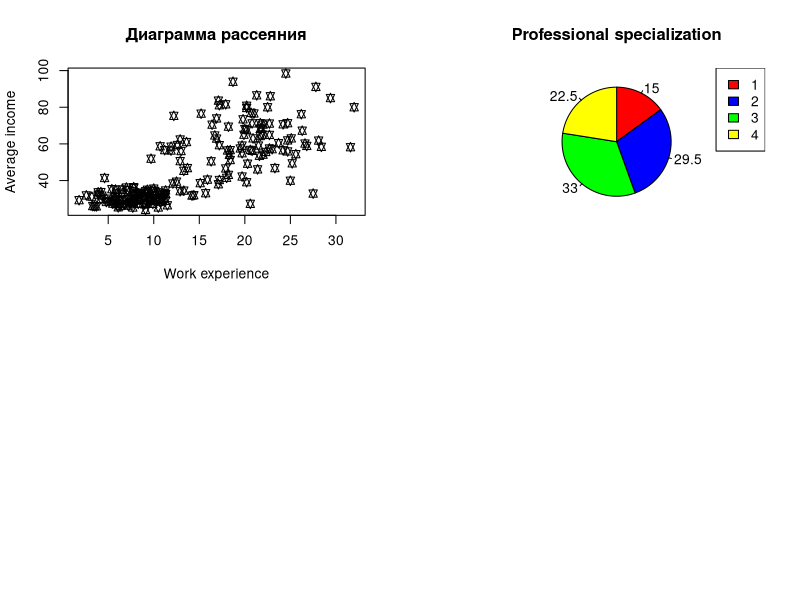

Source code (R):
df <- read.csv2("var_15.csv")


#3
names(df)[names(df) == "Average.income"] <- "Average income"
names(df)[names(df) == "Work.experience"] <- "Work experience"
names(df)[names(df) == "Professional.specialization"] <- "Professional specialization"
names(df)[names(df) == "Average.number.of.pages"] <- "Average number of pages"
names(df)[names(df) == "Activity.level..score."] <- "Activity level (score)"
names(df)[names(df) == "Activity.level..level."] <- "Activity level (level)"

#4
df$"Group" <- as.factor(df$"Group")
df$"Gender" <- as.factor(df$"Gender")
df$"Age" <- as.integer(df$"Age")
df$"Work experience" <- as.numeric(df$"Work experience")
df$"Average income" <- as.numeric(df$"Average income")
df$"Professional specialization" <- as.factor(df$"Professional specialization")
df$"Average number of pages" <- as.integer(df$"Average number of pages")
df$"Activity level (score)" <- as.integer(df$"Activity level (score)")
df$"Activity level (level)" <- as.factor(df$"Activity level (level)")

#5
print(summary(df))


#6
par(mfrow = c(2, 2))
#6.1
plot(df$"Work experience", df$"Average income",main = "Диаграмма рассеяния", xlab = "Work experience", ylab = "Average income", pch = 11)

#6.2
x <- c(summary(df$"Professional specialization"))
piepercent <- round(100*x/sum(x), 1)
pie(x,piepercent,main="Professional specialization", col=c("red", "blue","green","yellow"),clockwise=TRUE)
legend("topright", c("1","2","3","4"), fill =c("red", "blue","green","yellow"))
#6.3
